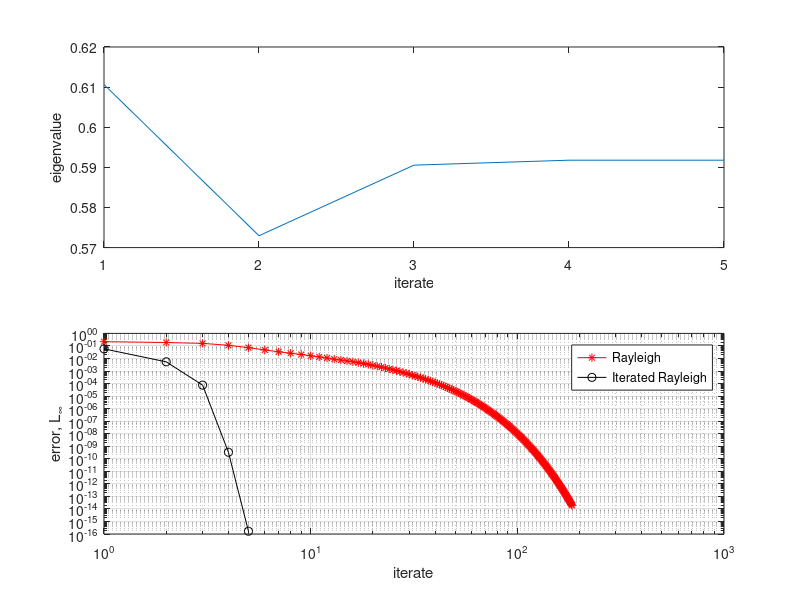

This figure's MATLAB source:
%power iteration Algorithm 27.1
clear, close all
N=50;
itmax = 400;
TOL = 100*eps;
vnew = zeros(N,itmax);
ivenw=vnew;
lamb=zeros(itmax,1);
ilamb=lamb;
x=linspace(0,1,N);
D=diag(exp(-x)/N);
evmin=exp(-1); evmax = 1;

U = randn(N);
A = U*D*U';

v=randn(N,1);
v=v/norm(v);
ivnew(:,1)=v;
ilamb(1,1) = ivnew(:,1)'*A*ivnew(:,1);
icnt = 1;
ierr(icnt,1) = norm(A*ivnew(:,1)-ilamb(1,1)*ivnew(:,1),inf);
for k = 2:itmax
    w = A*ivnew(:,k-1);
    ivnew(:,k)= w/norm(w);
    ilamb(k,1) = ivnew(:,k)'*A*ivnew(:,k);
    ierr(icnt,1) = norm(A*ivnew(:,k)-ilamb(k,1)*ivnew(:,k),inf);
    if ierr(icnt,1)< TOL, break, end;
    icnt = icnt+1;
end
subplot(2,1,1), plot(1:icnt,ilamb(1:icnt,1))
ylabel('eigenvalue')
xlabel('iterate')
subplot(2,1,2), plot(ivnew(:,icnt))
ylabel('eigenvector')
xlabel('N')
pause
close
%v=randn(N,1);
%v=v/norm(v);
vnew(:,1)=v;
lamb(1,1) = vnew(:,1)'*A*vnew(:,1);
cnt = 1;
err(1,1) = norm(A*vnew(:,1)-lamb(1,1)*vnew(:,1),inf);
for k = 2:itmax    
    B=(A-lamb(k-1,1)*eye(N));
    w=B\vnew(:,k-1);    
    vnew(:,k)= w/norm(w);
    lamb(k,1) = vnew(:,k)'*A*vnew(:,k);
     err(cnt,1) = norm(A*vnew(:,k)-lamb(k,1)*vnew(:,k),inf);
    if err(cnt,1)< TOL, break, end;
    cnt = cnt+1;
end
subplot(2,1,1), plot(1:cnt,lamb(1:cnt,1))
ylabel('eigenvalue')
xlabel('iterate')
subplot(2,1,2), plot(vnew(:,cnt))
ylabel('eigenvector')
xlabel('N')
pause
close
loglog(1:icnt,ierr(1:icnt),'-r*')
hold
loglog(1:cnt,err(1:cnt),'-ko')
grid
xlabel('iterate')
ylabel('error, L_\infty')
legend('Rayleigh','Iterated Rayleigh')
fprintf('power method estimate of eigenvalue=%12.8f \n',ilamb(icnt))
fprintf('iterated method estimate of eigenvalue=%12.8f \n',lamb(cnt))
disp('Matlab estimated Eigenvalues:')
evs=eig(A)

